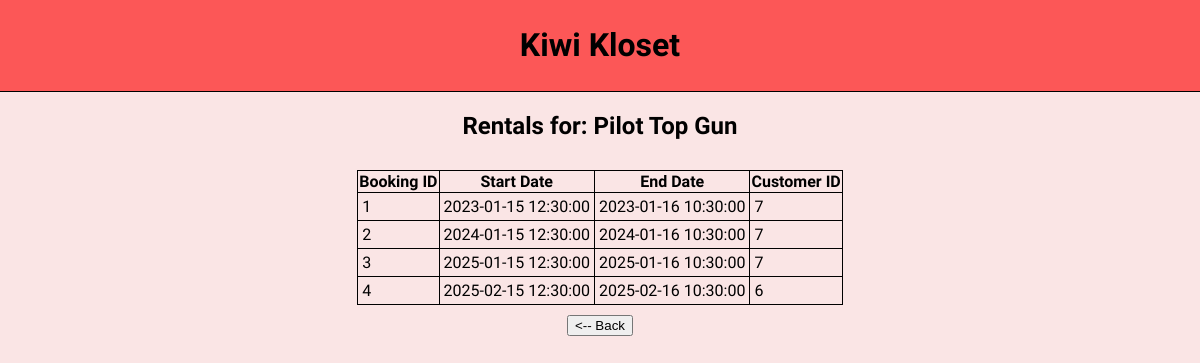
/rentals.php?costume_id=1, run on the app's committed database.
### tables this page shows
CREATE TABLE costumes (
    id INT PRIMARY KEY,
	is_available TINYINT(1) NOT NULL,
	branch_id INT NOT NULL,
	name VARCHAR(255) NOT NULL,
	size VARCHAR(255) NOT NULL,
	daily_rate DECIMAL(10, 2) NOT NULL,
	category VARCHAR(255) NOT NULL
);

CREATE TABLE rentals (
	id INT PRIMARY KEY,
	start_datetime DATETIME NOT NULL,
	end_datetime DATETIME NOT NULL,
	costume_id INT NOT NULL,
	customer_id INT NOT NULL
);

### rentals.php (the view, shortened to what this page needs)
<!DOCTYPE html>
<html lang="en">
<head>
    <link rel="stylesheet" href="styles.css">
</head>
<body id="result">
    <div id="header">
        <h1>Kiwi Kloset</h1>
    </div>
    <?php
        require_once("db.php");
        $costume_id = $_GET['costume_id'];
        $query = "SELECT * FROM `rentals` WHERE costume_id = $costume_id";
        $result = mysqli_query($con, $query);
        if (mysqli_num_rows($result) == 0)
        {
            echo "<h1>There are no rentals for the provided ID!</h1>";
        }
        else
        {
            $query = "SELECT `name` FROM `costumes` WHERE id = $costume_id";
            $costume_name = mysqli_fetch_assoc(mysqli_query($con, $query));
            echo "<h2>Rentals for: " . $costume_name['name'] . "</h2>";
            echo "<table>";
            echo "<tr>";
            echo "<th>Booking ID</th>";
            echo "<th>Start Date</th>";
            echo "<th>End Date</th>";
            echo "<th>Customer ID</th>";
            echo "</tr>";
            while ($row = mysqli_fetch_assoc($result))
            {
                echo "<tr>";
                echo "<td>" . $row['id'] . "</td>";
                echo "<td>" . $row['start_datetime'] . "</td>";
                echo "<td>" . $row['end_datetime'] . "</td>";
                echo "<td>" . $row['customer_id'] . "</td>";
                echo "</tr>";
            }
            echo "</table>";
        }
    ?>
    <a href="index.php"><button><-- Back</button></a>
</body>
</html>

### styles.css (style rules this page uses)
html, body { margin: 0; box-sizing: border-box; font-family: "Comfortaa", sans-serif; overflow-x: hidden; background-color: rgb(250, 229, 229); }
#header { width: 100%; padding: 5px; text-align: center; background-color: #fc5757; border-bottom: 1px solid black; }
h2, p { text-align: center; }
table, th, td { margin: auto; margin-top: 10px; border: 1px solid black; border-collapse: collapse; }
td { padding: 4px; }
#result { display: grid; grid-template-rows: 1fr; place-items: center; }
#result button { margin-top: 10px; }

### data on the page
costumes: name "Pilot Top Gun"
rentals: id "1", start_datetime "2023-01-15 12:30:00", end_datetime "2023-01-16 10:30:00", customer "7"
rentals: id "2", start_datetime "2024-01-15 12:30:00", end_datetime "2024-01-16 10:30:00", customer "7"
rentals: id "3", start_datetime "2025-01-15 12:30:00", end_datetime "2025-01-16 10:30:00", customer "7"
rentals: id "4", start_datetime "2025-02-15 12:30:00", end_datetime "2025-02-16 10:30:00", customer "6"
